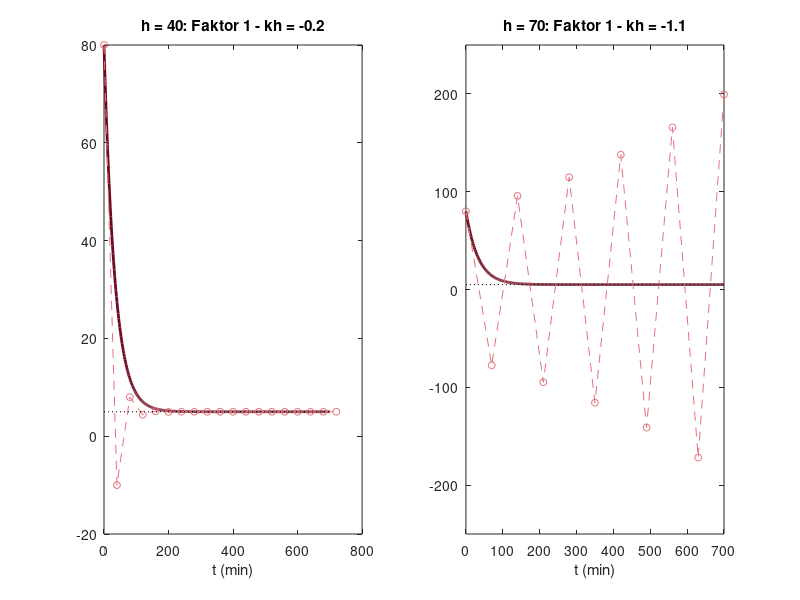

The MATLAB source for this figure:
% Abb. 3.22: Euler-Verfahren mit zu großer Schrittweite (Buch, Abschnitt 3.4, Gl. 3.27)
% T_{n+1} - 5 = (1 - k h)(T_n - 5): für h = 40 ist der Faktor -0.2 (gedämpfte Schwingung), für h = 70 ist er -1.1 (Aufschaukeln)
% (c) 2026 Philipp Kügler · Programm zum Buch „Dynamische Systeme in den Lebenswissenschaften“ · MIT-Lizenz (siehe LICENSE)
k = 0.03; Tu = 5; T0 = 80;
tt = linspace(0, 700, 400); hs = [40 70];
for i = 1:2
    h = hs(i);
    N = ceil(700 / h);
    t = h * (0:N); T = zeros(1, N + 1); T(1) = T0;
    for n = 1:N
        T(n + 1) = T(n) + h * k * (Tu - T(n));
    end
    subplot(1, 2, i);
    plot(tt, Tu + (T0 - Tu) * exp(-k * tt), 'Color', [0.43 0.04 0.12], 'LineWidth', 2); hold on
    plot(t, T, '--o', 'Color', [0.89 0.44 0.49], 'MarkerSize', 5);
    plot([0 700], [Tu Tu], 'k:'); hold off
    title(sprintf('h = %d: Faktor 1 - kh = %.1f', h, 1 - k * h)); xlabel('t (min)');
    if h == 70, ylim([-250 250]); end
    fprintf('h = %d: T_1 ... T_4 = %s\n', h, sprintf('%.2f  ', T(2:5)));
end
